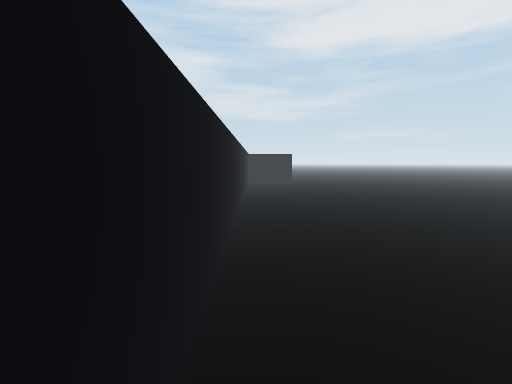
[1] (above)

18 first-person views from a walk through a 3-D level made in the Unity game engine. The camera is 1.4 m above the floor, tilts 6° down and sees 85° across. Doors are open. The floor is counted in squares, 1 m on a side. Each view is taken from the middle of a square. On the plan, view 1 faces up. The plan holds only what a view shows up to about 14 squares ahead; the rest is blank. The place goes on beyond the plan. The player character is not drawn. Surface patterns are stand-ins for the level's own textures.

[2]
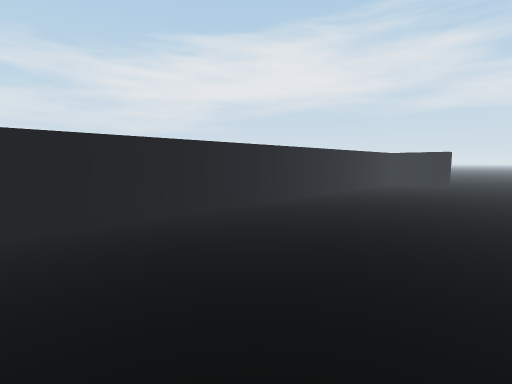

[3]
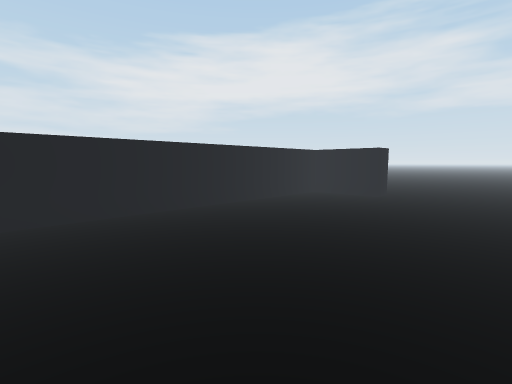

[4]
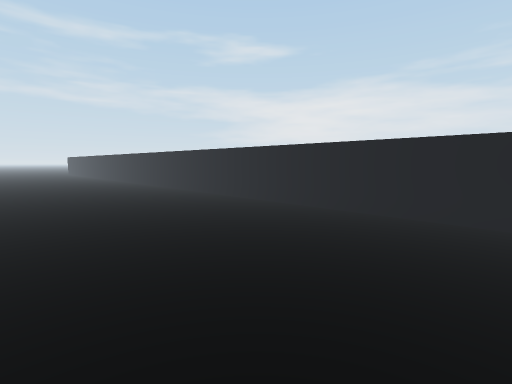

[5]
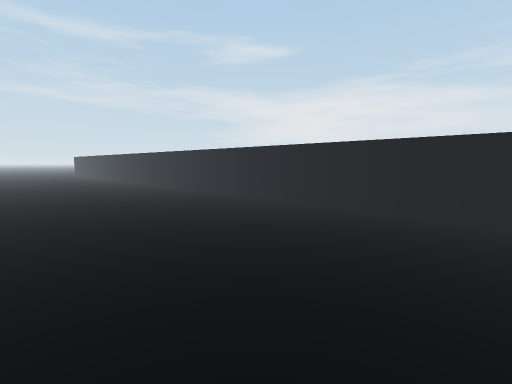

[6]
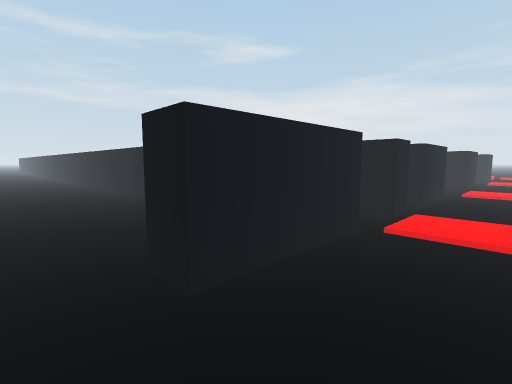

[7]
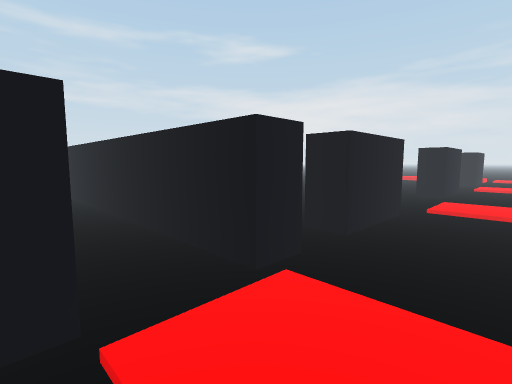

[8]
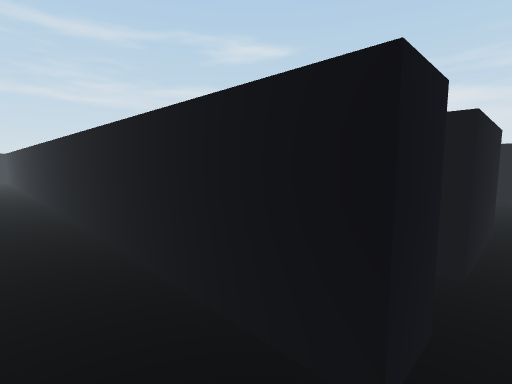

[9]
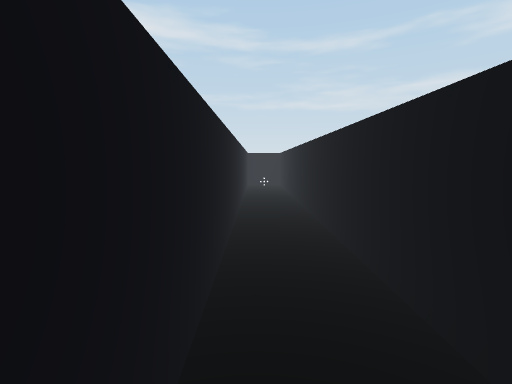

[10]
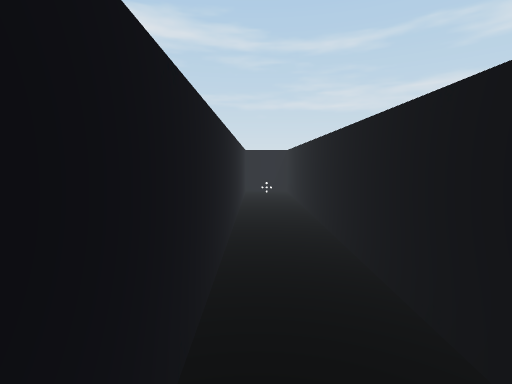

[11]
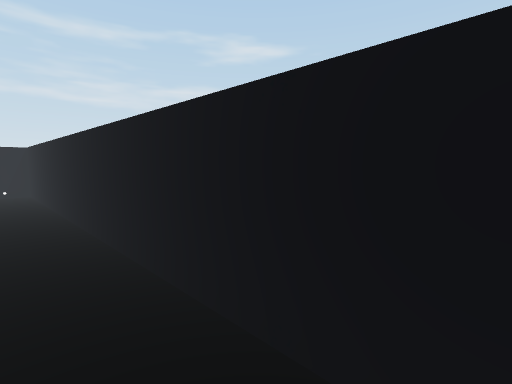

[12]
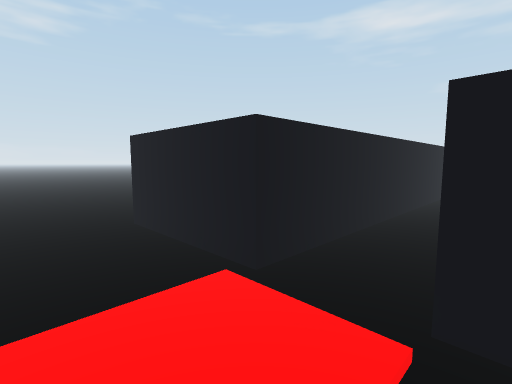

[13]
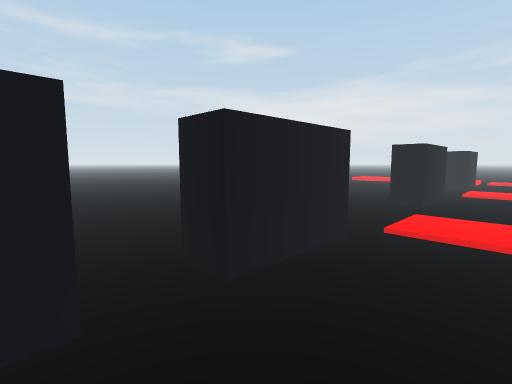

[14]
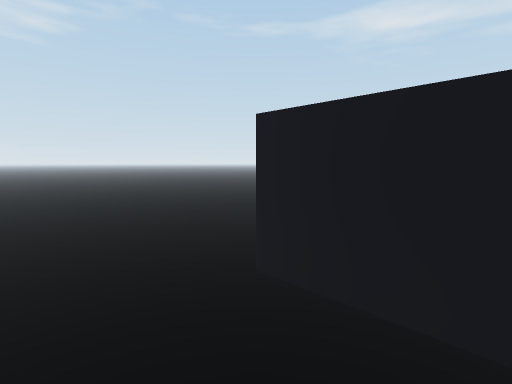

[15]
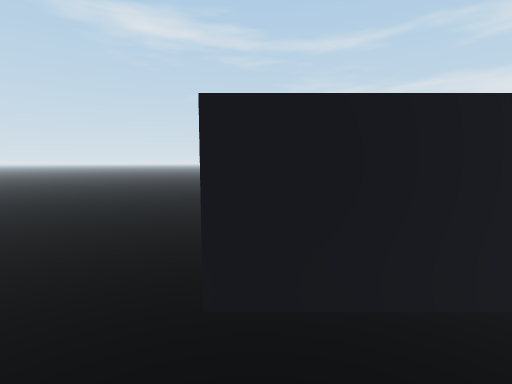

[16]
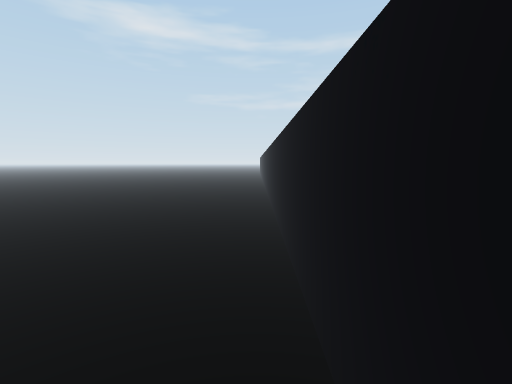

[17]
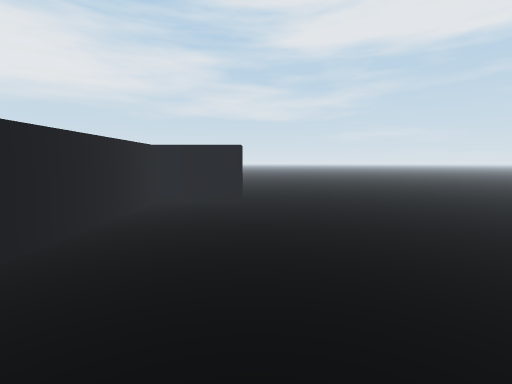

[18]
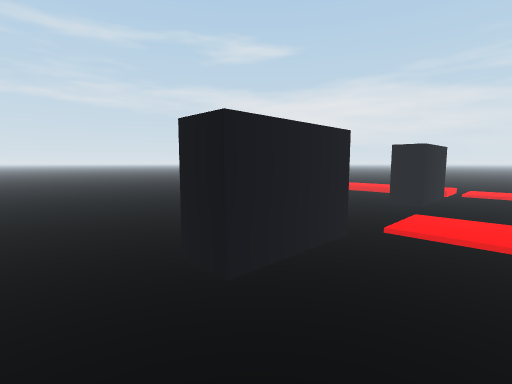

### Floor plan
Points are (right, up) in squares from view 1. A wall is a line through its corners. A room is listed if a view was taken in it or the views show most of it. See-through windows are left out.
Room 1 (views 1, 2, 3, 4, 5, 6, 7, 8, 9, 10, 11, 12, 13, 14, 15, 16, 17, 18)
walls: (-4.6, 20.5) (-3.5, 20.5) (-3.5, -4.5) (-1.5, -4.5); (-1.5, -4) (-1.5, 20.5) (2.5, 20.5) (2.5, 19.5) (-0.5, 19.5) (-0.5, -6.5); (-9.1, 20.5) (-6, 20.5) (-6, 19.5); (-17, 20.5) (-14, 20.5) (-14, 19.5)
ways out: opening at (-16, 22); opening at (-12.5, 20); opening at (-5, 20); gap at (-10, 20)

Positions as (right, up) in squares from view 1, and headings:
1: (0, 0), facing up
2: (6, 1), facing up-left
3: (7, 8), facing up-left
4: (7, 8), facing down-left
5: (7, 5), facing down-left
6: (4, 23), facing down-left
7: (-1, 23), facing down-left
8: (-2, 21), facing down-left
9: (-2, 13), facing down
10: (-2, 9), facing down
11: (-2, 10), facing down-left
12: (-4, 23), facing down-right
13: (-4, 23), facing down-left
14: (0, 23), facing down-right
15: (2, 23), facing down
16: (0, 4), facing down
17: (3, 10), facing up
18: (-12, 23), facing down-left
